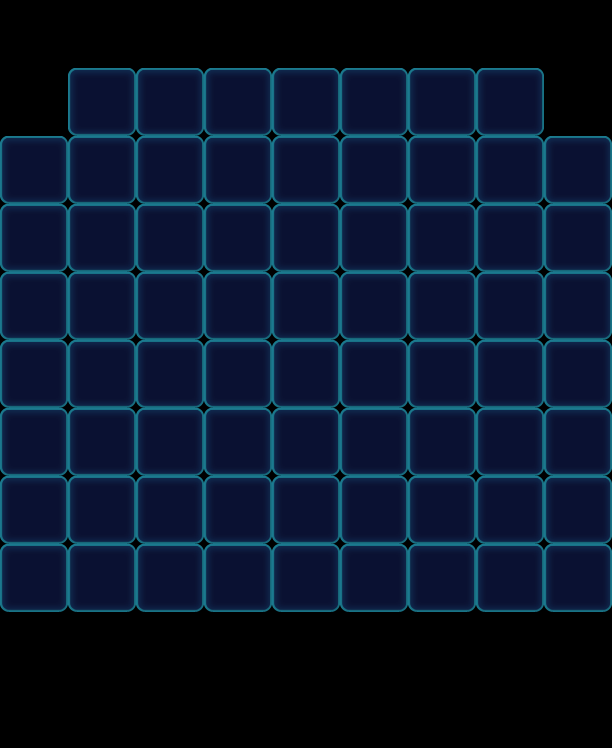

Tiled map render using the project's own tile images. Description and the map definition, with tile-layer contents summarised, below:
An orthogonal 9x11 tile map with 68x68 px tiles, 1 tile layer (Valid), 2 tilesets and 37 objects (10x Flower, 10x Lock, 8x Stone, 7x Factory_Normal, 2x Ice).

<map version="1.0" orientation="orthogonal" width="9" height="11" tilewidth="68" tileheight="68">
 <properties>
  <property name="Connect" value="08,31,1|88,51,1" />
 </properties>
 <tileset firstgid="1" name="game_grid1" tilewidth="68" tileheight="68">
  <image source="game_grid1.png" width="68" height="68" />
 </tileset>
 <tileset firstgid="2" name="map" tilewidth="68" tileheight="68">
  <image source="map.png" width="1024" height="1024" />
 </tileset>
 <layer name="Valid" width="9" height="11">
  <data>[99 cells, 70 non-empty, 1 distinct tile ids]</data>
 </layer>
 <objectgroup name="BottomObj" width="9" height="11" />
 <objectgroup name="MiddleObj" width="9" height="11">
  <object type="Flower" gid="4" x="544" y="204">
   <properties>
    <property name="FlowerLevel" value="0" />
   </properties>
  </object>
  <object type="Flower" gid="4" x="544" y="408">
   <properties>
    <property name="FlowerLevel" value="0" />
   </properties>
  </object>
  <object type="Flower" gid="4" x="544" y="476">
   <properties>
    <property name="FlowerLevel" value="0" />
   </properties>
  </object>
  <object type="Flower" gid="4" x="544" y="612">
   <properties>
    <property name="FlowerLevel" value="0" />
   </properties>
  </object>
  <object type="Flower" gid="4" x="0" y="612">
   <properties>
    <property name="FlowerLevel" value="0" />
   </properties>
  </object>
  <object type="Flower" gid="4" x="0" y="476">
   <properties>
    <property name="FlowerLevel" value="0" />
   </properties>
  </object>
  <object type="Flower" gid="4" x="0" y="408">
   <properties>
    <property name="FlowerLevel" value="0" />
   </properties>
  </object>
  <object type="Flower" gid="4" x="0" y="272">
   <properties>
    <property name="FlowerLevel" value="0" />
   </properties>
  </object>
  <object type="Flower" gid="4" x="0" y="204">
   <properties>
    <property name="FlowerLevel" value="0" />
   </properties>
  </object>
  <object type="Flower" gid="4" x="544" y="272">
   <properties>
    <property name="FlowerLevel" value="0" />
   </properties>
  </object>
 </objectgroup>
 <objectgroup color="#000000" name="TopObj" width="9" height="11">
  <object name="Lock" type="Lock" gid="49" x="0" y="408">
   <properties>
    <property name="Layers" value="1" />
   </properties>
  </object>
  <object name="Lock" type="Lock" gid="49" x="544" y="272">
   <properties>
    <property name="Layers" value="1" />
   </properties>
  </object>
  <object name="Lock" type="Lock" gid="49" x="544" y="476">
   <properties>
    <property name="Layers" value="1" />
   </properties>
  </object>
  <object name="Lock" type="Lock" gid="49" x="544" y="408">
   <properties>
    <property name="Layers" value="1" />
   </properties>
  </object>
  <object name="Lock" type="Lock" gid="49" x="0" y="476">
   <properties>
    <property name="Layers" value="1" />
   </properties>
  </object>
  <object name="Lock" type="Lock" gid="49" x="0" y="272">
   <properties>
    <property name="Layers" value="1" />
   </properties>
  </object>
  <object name="Ice" type="Ice" x="68" y="544" width="68" height="68">
   <properties>
    <property name="Layers" value="3" />
   </properties>
  </object>
  <object name="Ice" type="Ice" x="476" y="544" width="68" height="68">
   <properties>
    <property name="Layers" value="3" />
   </properties>
  </object>
  <object name="Stone" type="Stone" gid="34" x="68" y="272">
   <properties>
    <property name="Layers" value="1" />
   </properties>
  </object>
  <object name="Stone" type="Stone" gid="34" x="68" y="408">
   <properties>
    <property name="Layers" value="1" />
   </properties>
  </object>
  <object name="Stone" type="Stone" gid="34" x="68" y="476">
   <properties>
    <property name="Layers" value="1" />
   </properties>
  </object>
  <object name="Stone" type="Stone" gid="34" x="476" y="272">
   <properties>
    <property name="Layers" value="1" />
   </properties>
  </object>
  <object name="Stone" type="Stone" gid="34" x="476" y="408">
   <properties>
    <property name="Layers" value="1" />
   </properties>
  </object>
  <object name="Lock" type="Lock" gid="49" x="0" y="612">
   <properties>
    <property name="Layers" value="1" />
   </properties>
  </object>
  <object name="Lock" type="Lock" gid="49" x="544" y="612">
   <properties>
    <property name="Layers" value="1" />
   </properties>
  </object>
  <object name="Stone" type="Stone" gid="34" x="476" y="476">
   <properties>
    <property name="Layers" value="1" />
   </properties>
  </object>
  <object name="10" type="Factory_Normal" x="476" y="0" width="68" height="68">
   <properties>
    <property name="FactoryColorsConfig" value="Blue,Green,Yellow,Pink,Purple" />
    <property name="FlowerSwitch" value="1" />
   </properties>
  </object>
  <object name="10" type="Factory_Normal" x="408" y="0" width="68" height="68">
   <properties>
    <property name="FactoryColorsConfig" value="Blue,Green,Yellow,Pink,Purple" />
    <property name="FlowerSwitch" value="1" />
   </properties>
  </object>
  <object name="10" type="Factory_Normal" x="136" y="0" width="68" height="68">
   <properties>
    <property name="FactoryColorsConfig" value="Blue,Green,Yellow,Pink,Purple" />
    <property name="FlowerSwitch" value="1" />
   </properties>
  </object>
  <object name="10" type="Factory_Normal" x="272" y="0" width="68" height="68">
   <properties>
    <property name="FactoryColorsConfig" value="Blue,Green,Yellow,Pink,Purple" />
    <property name="FlowerSwitch" value="1" />
   </properties>
  </object>
  <object name="10" type="Factory_Normal" x="68" y="0" width="68" height="68">
   <properties>
    <property name="FactoryColorsConfig" value="Blue,Green,Yellow,Pink,Purple" />
    <property name="FlowerSwitch" value="1" />
   </properties>
  </object>
  <object name="Lock" type="Lock" gid="49" x="544" y="204">
   <properties>
    <property name="Layers" value="1" />
   </properties>
  </object>
  <object name="Lock" type="Lock" gid="49" x="0" y="204">
   <properties>
    <property name="Layers" value="1" />
   </properties>
  </object>
  <object name="Stone" type="Stone" gid="34" x="68" y="204">
   <properties>
    <property name="Layers" value="1" />
   </properties>
  </object>
  <object name="Stone" type="Stone" gid="34" x="476" y="204">
   <properties>
    <property name="Layers" value="1" />
   </properties>
  </object>
  <object name="10" type="Factory_Normal" x="544" y="68" width="68" height="68">
   <properties>
    <property name="FactoryColorsConfig" value="Blue,Green,Yellow,Pink,Purple" />
    <property name="FlowerSwitch" value="1" />
   </properties>
  </object>
  <object name="10" type="Factory_Normal" x="0" y="68" width="68" height="68">
   <properties>
    <property name="FactoryColorsConfig" value="Blue,Green,Yellow,Pink,Purple" />
    <property name="FlowerSwitch" value="1" />
   </properties>
  </object>
 </objectgroup>
</map>
